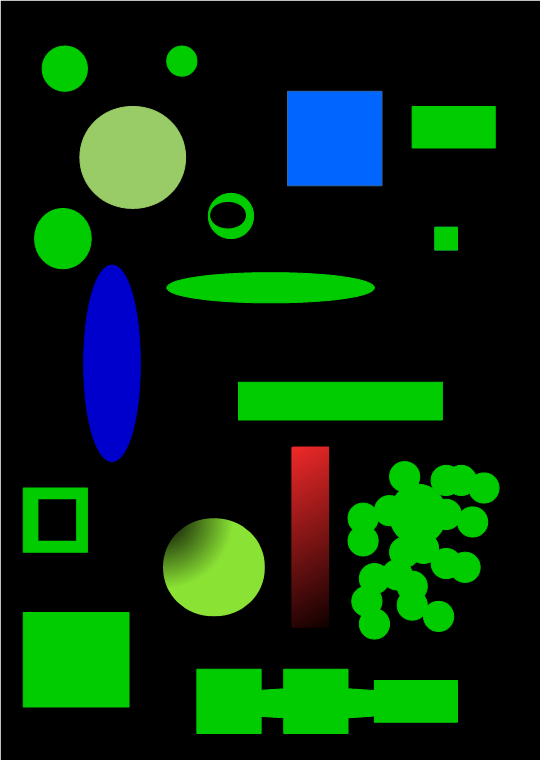
#> input picture brief_OpenCV/image_01.png, 541 x 760 px
$ jupyter execute image_processing_.ipynb   (older library calls are emulated)
#> lines starting #> are read from the running program, lines starting #| are printed output that depends on the picture; after the words box and inside, x2 and y2 are one past the last pixel; in counts of white or black regions, pixels touching at a corner belong together
# Traitement d'images : filtrage, seuillage, et comptage d'objets avec opencv

Une initiation à la biblithèque opencv

# Veille technologique: Opencv python

-  Suivre les instructions et faire une recherche selon ce qui est demandé.

## Operations Simples

[cell 1]
# use opencv to load and display the image
import cv2
import matplotlib.pyplot as plt
import numpy as np
import skimage.transform as transform
import imageio.v2 as imageio

# lire l'image (avec imread)
image = imageio.imread("image_01.png")
#> image is the input picture: shape (760, 541, 4); mean R, G, B, A 8.8, 44, 14.5, 255

# afficher l'image
plt.imshow(image)
plt.title("Image originale")
plt.show()

[cell 2]
# afficher la taille de l'image
print(f"Taille de l'image: {image.shape}")  # (hauteur, largeur, canaux)
#| Taille de l'image: (760, 541, 4)

[cell 3]
# l'image a trois couleur R,G,B. afficher les valeurs des trois couleurs pour le pixel x = 150, et y = 100
x, y = 150, 100
print(f"Valeurs RGB pour le pixel (x=150, y=100): {image[y, x]}")
#| Valeurs RGB pour le pixel (x=150, y=100): [  0   0   0 255]

[cell 4]
# Crop une partie de l'image (exemple: coin supérieur gauche)
cropped = image[50:150, 50:150]  # (y1:y2, x1:x2)
plt.imshow(cropped)
plt.title("Image croppée")
plt.show()

[cell 5]
# redimensioner l'image à 200x200 pixels
resized = cv2.resize(image, (200, 200))
plt.imshow(resized)
plt.title("Image redimensionnée à 200x200")
plt.show()

[cell 6]
# faire tourner une image -45°
rotated = transform.rotate(image, -45, resize=True, mode='edge')
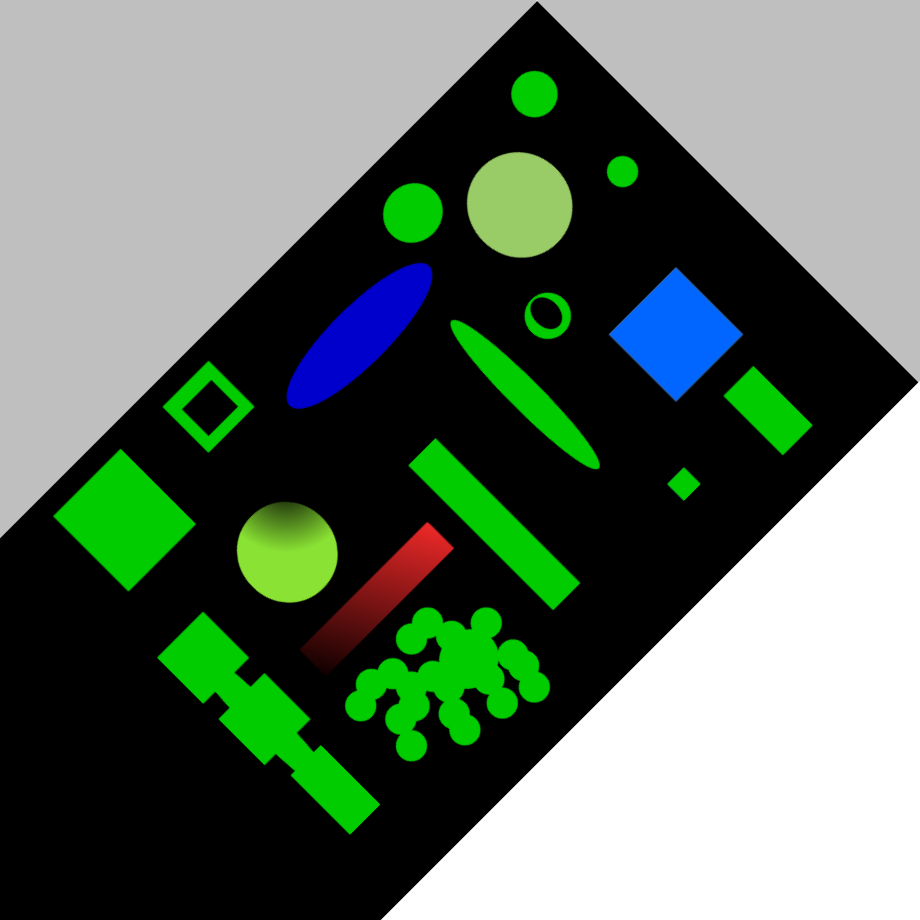
#> rotated: shape (920, 920, 4) float64; mean R, G, B, A 0.38, 0.447, 0.391, 1
plt.imshow(rotated)
plt.title("Image tournée de -45°")
plt.show()

Vous pouvez utiliser la bibliothèque imutils pour faire les rotations et d'autres fonctions facilement. Pour l'instaler: pip install imutils

# Dessiner sur l'image

[cell 7]
# dessiner un rectangle
image = cv2.cvtColor(image, cv2.COLOR_BGR2RGB)
#> image: shape (760, 541, 3)

cv2.rectangle(image, (50, 50), (150, 150), (255, 0, 0), 2)

[cell 8]
# dessiner un circle
cv2.circle(image, (200, 200), 50, (0, 0, 255), -1)

[cell 9]
# Afficher l'image modifiée
plt.imshow(image)
plt.title("Image avec rectangle et cercle")
plt.axis('off')
plt.show()

# Filtrage d'image

* Blur
* Gaussian blur
* Median blur
* Sharpening
* Bilateral blur
* Bilateral filtering

[cell 10]
# charger et afficher l'image "bois"
bois = imageio.imread("bois.png")
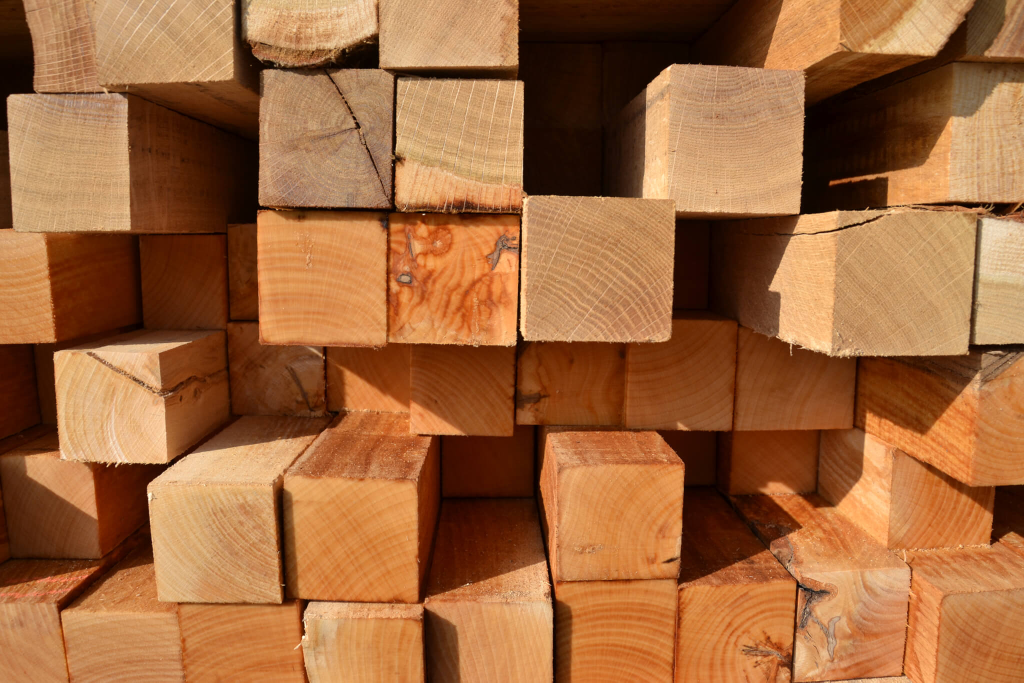
#> input picture brief_OpenCV/bois.png, 2048 x 1365 px (shown at 1/2 size)
#> bois is the input picture: shape (1365, 2048, 3); mean R, G, B 159.6, 103.3, 60.9
plt.imshow(bois)

[cell 11]
# Utiliser la méthode "cv2.filter2D" avec un kernel de taille 2
kernel_2x2 = np.ones((2, 2), np.float32) / 4
filter2D = cv2.filter2D(bois, -1, kernel_2x2)
plt.subplot(232)
plt.imshow(filter2D)
plt.title('Custom Filter 2x2')

[cell 12]
# Appliquer blur avec un kernel de taille 5x5
blur = cv2.blur(bois, (5, 5))
plt.subplot(233)
plt.imshow(blur)
plt.title('Blur 5x5')

[cell 13]
# gaussian blur
gaussian_blur = cv2.GaussianBlur(bois, (5, 5), 0)
plt.subplot(234)
plt.imshow(gaussian_blur)
plt.title('Gaussian Blur')

[cell 14]
# median blur
median_blur = cv2.medianBlur(bois, 5)
plt.subplot(235)
plt.imshow(median_blur)
plt.title('Median Blur')

[cell 15]
# sharpening
sharpening_kernel = np.array([[-1, -1, -1], [-1, 9, -1], [-1, -1, -1]])
sharpened = cv2.filter2D(bois, -1, sharpening_kernel)
plt.subplot(236)
plt.imshow(sharpened)
plt.title('Sharpening')

plt.tight_layout()
plt.show()

[cell 16]
# bilateral filtering
bilateral = cv2.bilateralFilter(bois, 9, 75, 75)
plt.figure(figsize=(6, 4))
plt.imshow(bilateral)
plt.title('Bilateral Filtering')
plt.show()

# Seuillage d'image

En utilisant l'image "sudoku" appliquer:
* Binary Thresholding
* Otsu thresholding
* Adaptive thresholding

[cell 17]
# charger et afficher l'image "sudoku"
sudoku = imageio.imread("sudoku.jpg")
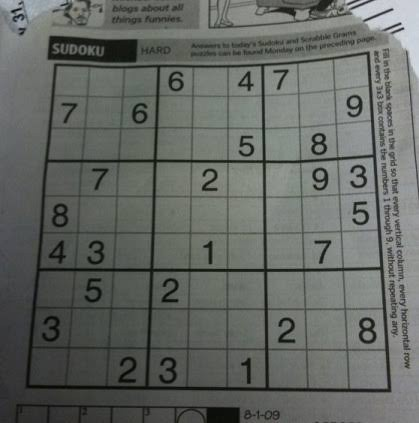
#> input picture brief_OpenCV/sudoku.jpg, 419 x 423 px
#> sudoku is the input picture: shape (423, 419, 3); mean R, G, B 99.8, 103.3, 99.1
# Convertir l'image en niveau de gris
gray_sudoku = cv2.cvtColor(sudoku, cv2.COLOR_RGB2GRAY)
# On redimensionne l'image en 200x200
gray_sudoku_resized = cv2.resize(gray_sudoku, (200, 200))
plt.imshow(gray_sudoku_resized)

[cell 18]
# appliquer un seuillage binaire d'un seuil de 127
_, thresh_127 = cv2.threshold(gray_sudoku_resized, 127, 255, cv2.THRESH_BINARY)
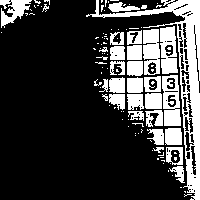
#> thresh_127: shape (200, 200); 24.6% white; 110 white regions (78 under 20 px), largest, box (x1, y1, x2, y2) and area: (86, 0, 200, 200) 3312, (162, 75, 181, 126) 682, (160, 26, 178, 74) 631

[cell 19]
# appliquer un seuillage binaire d'un seuil de 30
_, thresh_30 = cv2.threshold(gray_sudoku_resized, 30, 255, cv2.THRESH_BINARY)
#> thresh_30: shape (200, 200); 97% white; 86 black regions (74 under 20 px), largest, box (x1, y1, x2, y2) and area: (12, 120, 127, 184) 336, (23, 18, 65, 29) 270, (99, 193, 114, 200) 105

[cell 20]
# appliquer un seuillage binaire d'un seuil de 240
_, thresh_240 = cv2.threshold(gray_sudoku_resized, 240, 255, cv2.THRESH_BINARY)
#> thresh_240: shape (200, 200); every value is 0

Qu'est ce que vous remarquez ?!

[cell 21]
# appliquer "Otsu" seuillage
_, otsu_thresh = cv2.threshold(gray_sudoku_resized, 0, 255, cv2.THRESH_BINARY + cv2.THRESH_OTSU)
#> otsu_thresh: shape (200, 200); 59.2% white; 184 black regions (158 under 20 px), largest, box (x1, y1, x2, y2) and area: (0, 17, 187, 200) 14332, (53, 1, 88, 14) 247, (122, 0, 168, 11) 213

[cell 22]
# appliquer "Adaptive threshold"
adaptive_thresh = cv2.adaptiveThreshold(gray_sudoku_resized, 255, cv2.ADAPTIVE_THRESH_MEAN_C, cv2.THRESH_BINARY, 11, 2)
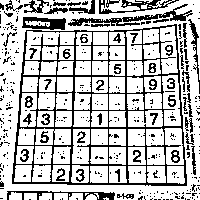
#> adaptive_thresh: shape (200, 200); 74.2% white; black in thin lines or dots

[cell 23]
# Afficher les résultats
plt.figure(figsize=(10, 8))
plt.subplot(321), plt.imshow(sudoku), plt.title('Original')
plt.subplot(322), plt.imshow(thresh_127, cmap='gray'), plt.title('Seuillage 127')
plt.subplot(323), plt.imshow(thresh_30, cmap='gray'), plt.title('Seuillage 30')
plt.subplot(324), plt.imshow(thresh_240, cmap='gray'), plt.title('Seuillage 240')
plt.subplot(325), plt.imshow(otsu_thresh, cmap='gray'), plt.title('Otsu Seuillage')
plt.subplot(326), plt.imshow(adaptive_thresh, cmap='gray'), plt.title('Seuillage Adaptatif')
plt.tight_layout()
plt.show()

# Détection des bords

* Sobel
* Canny

[cell 24]
# charger et afficher l'image "image_02"
image_02 = imageio.imread("image_02.png")
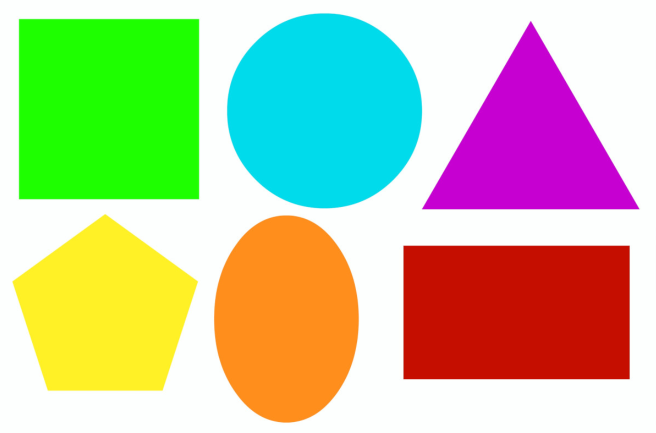
#> input picture brief_OpenCV/image_02.png, 1311 x 865 px (shown at 1/2 size)
#> image_02 is the input picture: shape (865, 1311, 4); mean R, G, B, A 191.1, 196.5, 156.5, 255
# Convertir l'image en niveau de gris
gray_image_02 = cv2.cvtColor(image_02, cv2.COLOR_RGB2GRAY)
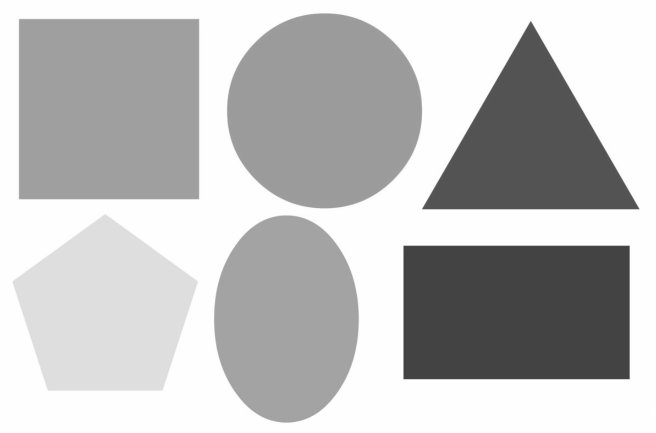
#> gray_image_02: shape (865, 1311) (shown at 1/2 size); min 64, max 255, mean 190.2
plt.imshow(gray_image_02)

[cell 25]
# utiliser la methode sobel pour détecter les bords
# Vous pouvez utiliser d'autres images de votre choix
sobelx = cv2.Sobel(gray_image_02, cv2.CV_64F, 1, 0, ksize=3)
sobely = cv2.Sobel(gray_image_02, cv2.CV_64F, 0, 1, ksize=3)
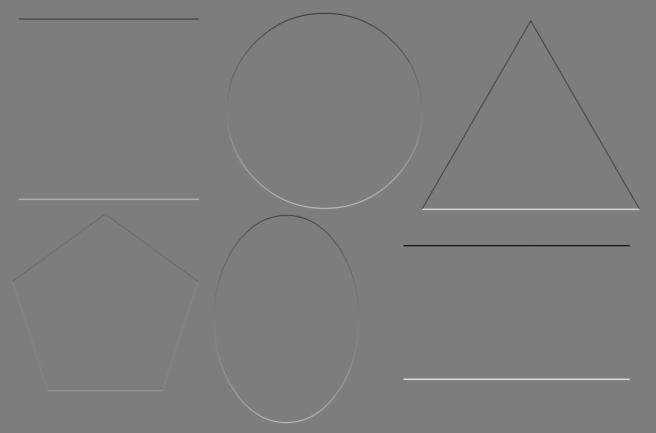
#> sobely: shape (865, 1311) float64 (shown at 1/2 size); min -676, max 694, mean 0; drawn with min black and max white
sobel_edges = cv2.magnitude(sobelx, sobely)

[cell 26]
# Canny
canny_edges = cv2.Canny(gray_image_02, 100, 200)
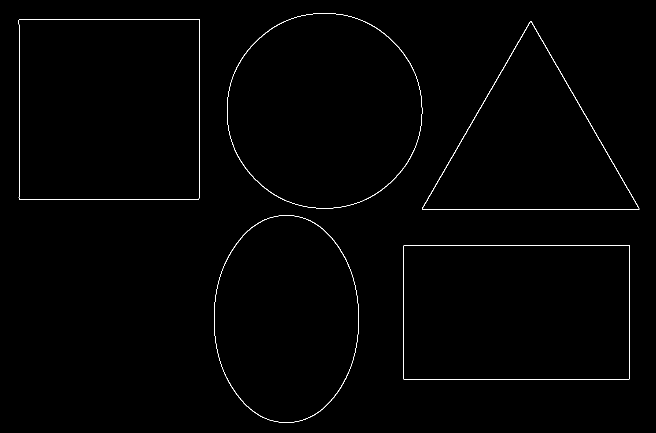
#> canny_edges: shape (865, 1311) (shown at 1/2 size); 0.64% white in thin lines or dots, all inside (x1, y1, x2, y2) = (37, 26, 1279, 846)

# Détection des contours

[cell 27]
# faites une recherche sur internet pour détecter les contours des objets dans image_02
contours, _ = cv2.findContours(canny_edges, cv2.RETR_EXTERNAL, cv2.CHAIN_APPROX_SIMPLE)
#> contours = 6 contours, 1 with area under 20; largest, box (x1, y1, x2, y2) and area: (37, 38, 399, 399) 129608, (806, 491, 1260, 759) 120948, (454, 26, 845, 417) 119884, (428, 430, 718, 846) 94575, (844, 42, 1279, 417) 430

#  Compter des objets

[cell 28]
# Compter les objets
number_of_objects = len(contours)
#> number_of_objects = 6

[cell 29]
# Afficher les résultats
plt.figure(figsize=(12, 10))
plt.subplot(221), plt.imshow(sobel_edges, cmap='gray'), plt.title('Sobel Edges')
plt.subplot(222), plt.imshow(canny_edges, cmap='gray'), plt.title('Canny Edges')
plt.subplot(223), plt.imshow(cv2.drawContours(gray_image_02.copy(), contours, -1, (0, 255, 0), 3)), plt.title(f'Contours (Objects Found: {number_of_objects})')
plt.tight_layout()
plt.show()
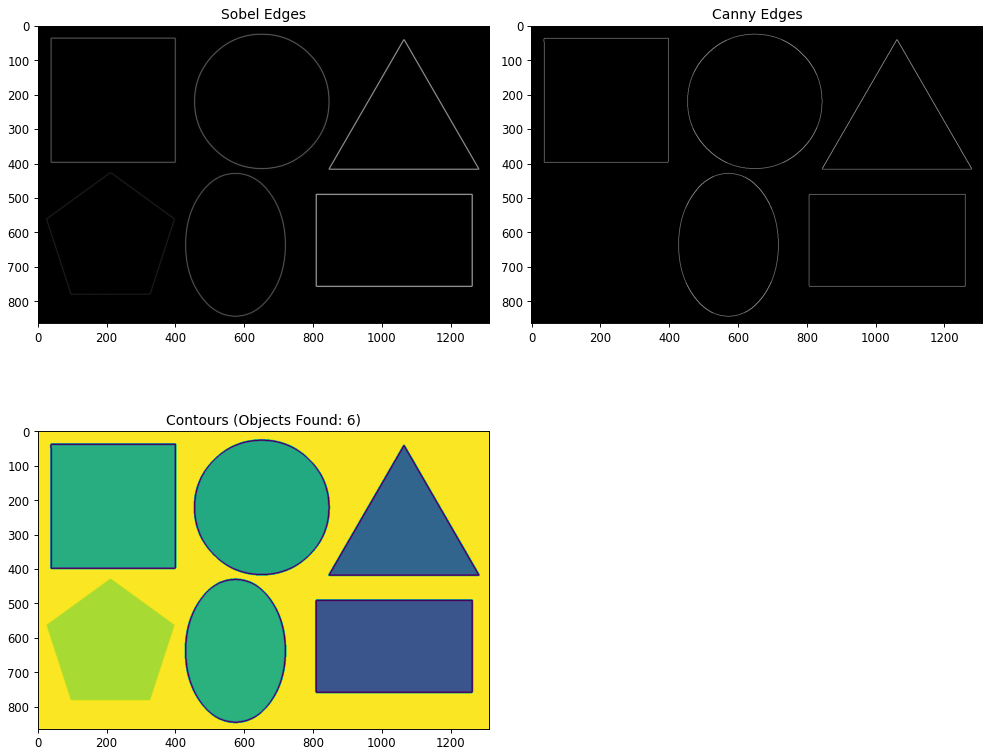
#> figure drawn by matplotlib, 3 panels
